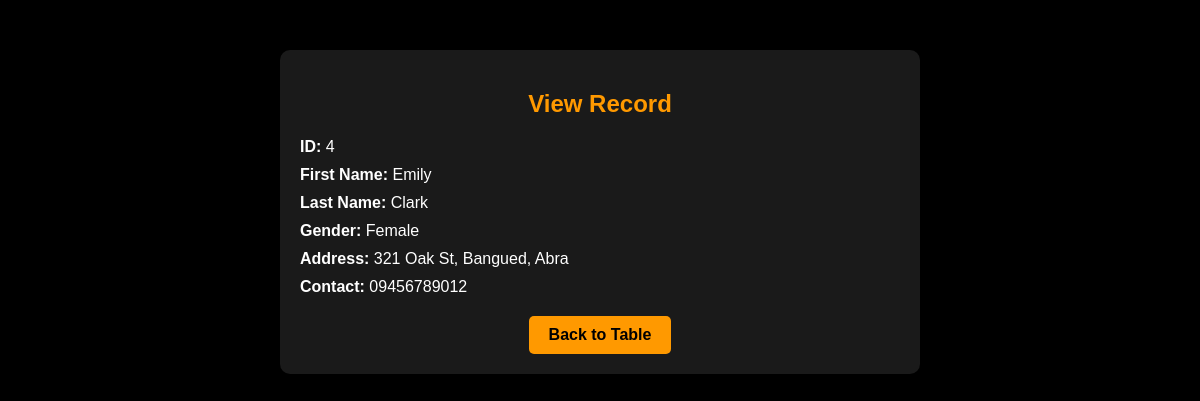
The page /admin/view_rec.php?id=4 on the database its author committed.
### tables this page shows
CREATE TABLE `tbl_accounts` (
  `id` int(11) NOT NULL,
  `fname` varchar(50) NOT NULL,
  `lname` varchar(50) NOT NULL,
  `gender` varchar(10) NOT NULL,
  `address` varchar(255) NOT NULL,
  `contact` varchar(15) NOT NULL
);

### admin/view_rec.php (the view, shortened to what this page needs)
<?php
include '../includes/dbcon.php';
if (isset($_GET['id'])) {
    $id = intval($_GET['id']);
    $sql = "SELECT * FROM tbl_accounts WHERE id = $id";
    $result = mysqli_query($con, $sql);
    if (mysqli_num_rows($result) > 0) {
        $row = mysqli_fetch_assoc($result);
    } else {
        echo "<p>Record not found.</p>";
        exit;
    }
} else {
    echo "<p>Invalid request.</p>";
    exit;
}
?>
<!DOCTYPE html>
<html lang="en">
<head>
</head>
<body>
    <div class="container">
        <h2>View Record</h2>
        <div class="info">
            <p><strong>ID:</strong> <?php echo $row['id']; ?></p>
            <p><strong>First Name:</strong> <?php echo $row['fname']; ?></p>
            <p><strong>Last Name:</strong> <?php echo $row['lname']; ?></p>
            <p><strong>Gender:</strong> <?php echo $row['gender']; ?></p>
            <p><strong>Address:</strong> <?php echo $row['address']; ?></p>
            <p><strong>Contact:</strong> <?php echo $row['contact']; ?></p>
        </div>
        <a href="my_table.php" class="back-btn">Back to Table</a>
    </div>
</body>
</html>

### admin/view_rec.php (style rules this page uses)
body { background-color: #000; color: #fff; font-family: Arial, sans-serif; margin: 0; padding: 0; }
.container { max-width: 600px; margin: 50px auto; padding: 20px; background-color: #1a1a1a; border-radius: 10px; box-shadow: 0 5px 15px rgba(0, 0, 0, 0.7); text-align: center; }
h2 { color: #ff9900; margin-bottom: 20px; }
.info { text-align: left; margin-bottom: 20px; }
.info p { margin: 10px 0; }
.back-btn { display: inline-block; padding: 10px 20px; background-color: #ff9900; color: #000; text-decoration: none; border-radius: 5px; font-weight: bold; }

### rows shown on the page
tbl_accounts: id "4", fname "Emily", lname "Clark", gender "Female", address "321 Oak St, Bangued, Abra", contact "09456789012"
